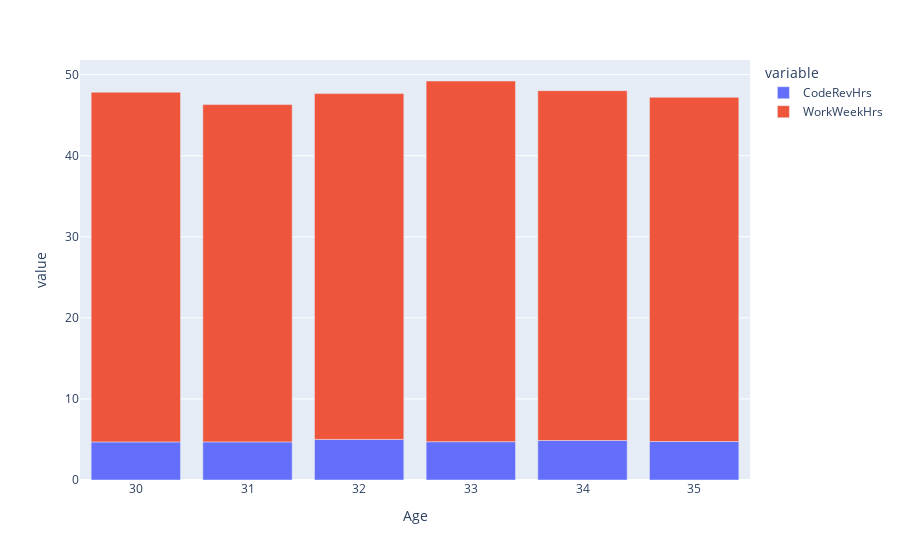

Notebook code cell kept with this figure:
### Markdown cell above
Create a stacked chart of median `WorkWeekHrs` and `CodeRevHrs` for the age group 30 to 35.

### Code cell
# your code goes here
QUERY5 =  """
SELECT Avg(WorkWeekHrs) AS WorkWeekHrs, Avg(CodeRevHrs) AS CodeRevHrs,Age
FROM master WHERE Age BETWEEN 30 AND 35 group by Age 
"""
df = pd.read_sql_query(QUERY5, conn)

px.bar(df,x='Age',y=['CodeRevHrs','WorkWeekHrs'])

### Figure 1 — Plotly figure (JSON) as saved in the notebook; plotly's stock layout.template omitted (floating-point values rounded to 4 significant figures)
{"data": [{"alignmentgroup": "True", "hovertemplate": "variable=CodeRevHrs<br>Age=%{x}<br>value=%{y}<extra></extra>", "legendgroup": "CodeRevHrs", "marker": {"color": "#636efa", "pattern": {"shape": ""}}, "name": "CodeRevHrs", "offsetgroup": "CodeRevHrs", "orientation": "v", "showlegend": true, "textposition": "auto", "type": "bar", "x": [30, 31, 32, 33, 34, 35], "xaxis": "x", "y": [4.697, 4.702, 5.009, 4.724, 4.87, 4.745], "yaxis": "y"}, {"alignmentgroup": "True", "hovertemplate": "variable=WorkWeekHrs<br>Age=%{x}<br>value=%{y}<extra></extra>", "legendgroup": "WorkWeekHrs", "marker": {"color": "#EF553B", "pattern": {"shape": ""}}, "name": "WorkWeekHrs", "offsetgroup": "WorkWeekHrs", "orientation": "v", "showlegend": true, "textposition": "auto", "type": "bar", "x": [30, 31, 32, 33, 34, 35], "xaxis": "x", "y": [43.13, 41.6, 42.65, 44.49, 43.15, 42.45], "yaxis": "y"}], "layout": {"barmode": "relative", "legend": {"title": {"text": "variable"}, "tracegroupgap": 0}, "margin": {"t": 60}, "xaxis": {"anchor": "y", "domain": [0, 1], "title": {"text": "Age"}}, "yaxis": {"anchor": "x", "domain": [0, 1], "title": {"text": "value"}}}}
